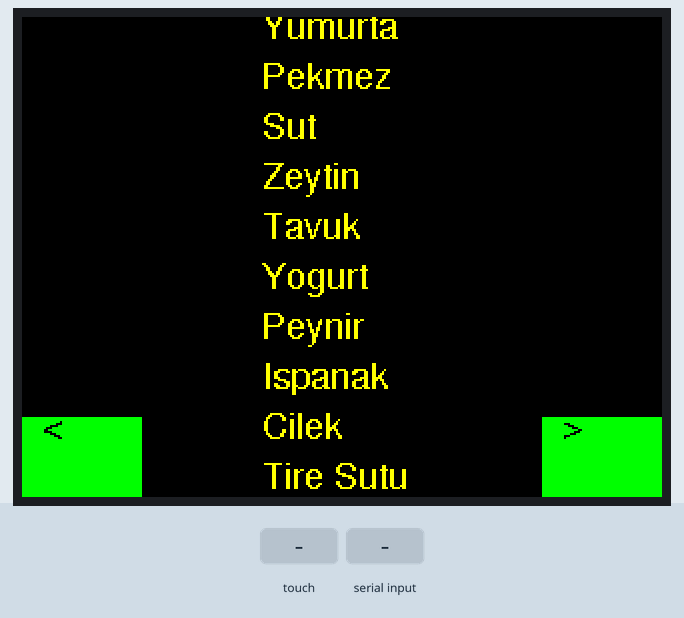
The sketch below on a simulated Arduino Uno, built with avr-gcc and run on an emulated ATmega328P. On the bench: 320×240 colour display. The inputs (shaded band) are chosen by the test bench. What the sketch prints to the serial monitor is not drawn.

Above: at 1.4 s.
1.5 s: touch panel pressed at 13 % / 10 % of its raw x / y range
At 2.8 s:
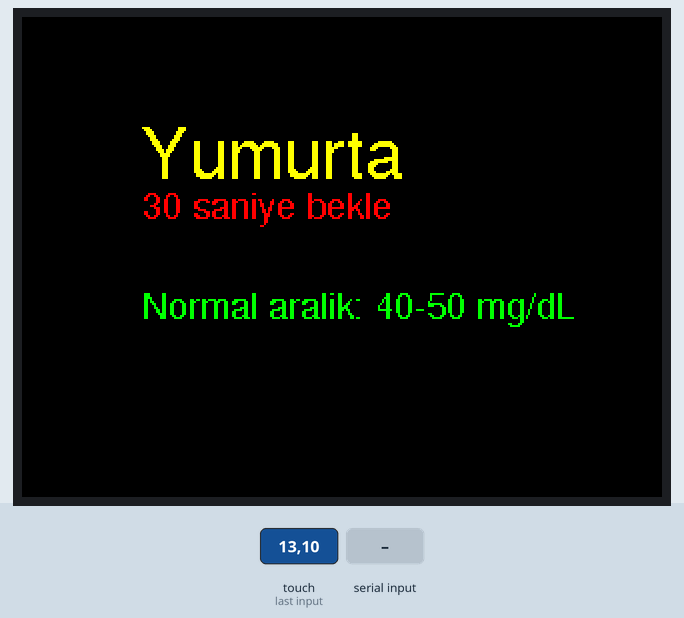
3.4 s: "1" received over the second serial link
Timing chart, 0 to 6.4 s (numbered marks = the images above; inputs shaded):
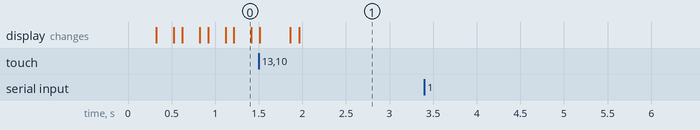

Measured:
- after the input at 3.4 s, every drawn part: stays the same

The sketch:

tftandco2sensor.ino
```cpp
//CO2 sensörü kütüphaneleri
// AN-126 Demo of K-30 using Software Serial
#include <SoftwareSerial.h>
/*
 Basic Arduino example for K-Series sensor
 Created by Jason Berger
 Co2meter.com
*/
#include "SoftwareSerial.h"

// touch-screen kütüphaneleri!
#include <Adafruit_ST7789.h>
#include <Fonts/FreeSans9pt7b.h>
#include <Fonts/FreeSans12pt7b.h>
#include <Fonts/FreeSans18pt7b.h>
#include <XPT2046_Touchscreen.h>
#include <SPI.h>

#define Arial_24 &FreeSans9pt7b
#define Arial_48 &FreeSans12pt7b
#define Arial_60 &FreeSans18pt7b
#define ILI9341_BLACK  0x0000
#define ILI9341_RED    0xF800
#define ILI9341_GREEN  0x07E0
#define ILI9341_YELLOW 0xFFE0
#define CS_PIN  4  // Waveshare Touch - Dokunmatik ekran iletişimi için pin
#define TFT_DC  7  // Waveshare - Ekran ile Kod arasındaki iletişim
#define TFT_CS 10  // Waveshare - Ekran ile Kod arasındaki iletişim
#define TFT_BL  9   // Waveshare backlight - Ekran ile Kod arasındaki iletişim
// MOSI=11, MISO=12, SCK=13
#define TIRQ_PIN  2

XPT2046_Touchscreen ts(CS_PIN);
Adafruit_ST7789 tft(TFT_CS, TFT_DC, TFT_BL);

//Malzeme listesi
const char* items[] = { "Yumurta", "Pekmez", "Sut", "Zeytin", "Tavuk", "Yogurt", "Peynir", "Ispanak", "Cilek", "Tire Sutu" };

//Normal aralık listesi
const char* normalRanges[] = { "40-50 mg/dL", "100-200 mg/dL", "70-100 mg/dL", "40-60 mg/dL", "50-60 mg/dL", "90-150 mg/dL", "30-50 mg/dL", "20-30 mg/dL", "30-40 mg/dL", "60-80 mg/dL" };

//Anlık item indeksi
int currentItemIndex = 0; //ilk indeksi belirttik

//İtem Listesi için bayrak koyalım
bool itemListShown = true;

//koordinat hesaplayacağız.
int startX, startY, endX, endY;

//Buton boyutlarını ayarlayalım
int buttonWidth = 60;
int buttonHeight = 40;

//Buton koordinatlarını belirtelim
int nextButtonX, nextButtonY;
int backButtonX, backButtonY;

//CO2 sensörü için gerekli tanımlamaları yapalım.
SoftwareSerial K_30_Serial(11,12); //Sets up a virtual serial port - TX ve RX pinleridir. boş kalan herhangi bir dijital pine yerleştirilebilirler.
//SoftwareSerial K_30_Serial(12,13); //Sets up a virtual serial port
 //Using pin 12 for Rx and pin 13 for Tx
byte readCO2[] = {0xFE, 0X44, 0X00, 0X08, 0X02, 0X9F, 0X25}; //Command packet to read Co2 (see app note) - CO2 i okumak için gerekli olan ama anlamadığım değerler
byte response[] = {0,0,0,0,0,0,0}; //create an array to store the response - sensöre bunun ile istek atacağız
//multiplier for value. default is 1. set to 3 for K-30 3% and 10 for K-33 ICB
int valMultiplier = 1;


void setup() {
  Serial.begin(9600);
  tft.init(240, 320, SPI_MODE0); //TFT ekranı SPI_MODE0 protokolü ile başlattık
  tft.setRotation(1); //ekranı 90 derece döndürdük istediğimiz yönde kullanabiliriz.
  tft.fillScreen(ILI9341_BLACK); //TFT ekranın arka planını full siyah yaptık
  ts.begin(); //TFT Ekrandan ayrıyetten dokunmatiğini de aktif ettik.
  ts.setRotation(1); //TFT Ekrandan ayrıyetten dokunmatiğini de istediğimiz yönde kullanabiliriz
  while (!Serial && (millis() <= 1000)); //Ekranın seri haberleşmesi döngüsünü başlattık.  1 saniyede kendini yenileyecek.

  //Buton koordinatlarını belirttik.
  nextButtonX = tft.width() - buttonWidth;
  nextButtonY = tft.height() - buttonHeight;
  backButtonX = 0;
  backButtonY = tft.height() - buttonHeight;

  //CO2 sensörü için gerekli setupları burada kuralım. -Bu kod ile aşağıda Serial Monitor de görüntüleyebileceğiz.
  K_30_Serial.begin(9600); //Opens the virtual serial port with a baud of 9600
  Serial.println(" Demo of AN-126 Software Serial and K-40 Sensor");
}

//Co2 sensörün çalışması için bazı fonksiyon tanımlamaları yapalım. DİKKAT! CO2 SENSÖRÜ KILAVUZU OKUMALISIN DOĞRU SONUÇ İÇİN
void sendRequest(byte packet[])
{
 while(!K_30_Serial.available()) //keep sending request until we start to get a response
 {
  Serial.println("waiting for Software.serial port availability");
 K_30_Serial.write(readCO2,7);
 delay(3000);
 }
 int timeout=0; //set a timeout counter
 while(K_30_Serial.available() < 7 ) //Wait to get a 7 byte response
 {
 timeout++;
 if(timeout > 10) //if it takes too long there was probably an error
 {
 while(K_30_Serial.available()) //flush whatever we have
 K_30_Serial.read();
 break; //exit and try again
 }
 delay(50);
 }
 for (int i=0; i < 7; i++)
 {
 response[i] = K_30_Serial.read();
 }
}
unsigned long getValue(byte packet[])
{
 int high = packet[3]; //high byte for value is 4th byte in packet in the packet
 int low = packet[4]; //low byte for value is 5th byte in the packet
 unsigned long val = high*256 + low; //Combine high byte and low byte with this formula to get value
 return val* valMultiplier;
}


void loop() {
  // Check if the screen is touched
  if (ts.touched()) { //dokunuş algılarsa if'in içine gir.
    // Get touch coordinates
    TS_Point p = ts.getPoint(); //TSPoint fonksiyonu için p değişkeni atadım. dokunulan noktanın koordinatını aldım.
    startX = p.x; //Dokununca ilk x kooordinatını aldık
    startY = p.y; //Dokununca ilk y koordinatını aldık.

    // Wait for the touch to be released before processing
    while (ts.touched()) { //eğer dokunmatik ekrana dokunmaya devam edersem, elimi nereye kaydırırsam orayı algılasın diye döngüye alarak son x ve y koordinatlarını alıyorum.
      p = ts.getPoint(); //yeniden p için değerler aldık
      endX = p.x; //son koordinatların x ve y sini hesapladık
      endY = p.y;
    }

    // Determine if a swipe gesture occurred (horizontal swipe)
    int deltaX = endX - startX; // yatay yöndeki değişimi hesapladık.
    int deltaY = endY - startY; //dikey yöndeki değişimi hesapladık.

    if (abs(deltaX) > abs(deltaY)) {  //yatay yöndeki değişim > dikey yöndeki değişim ise if içerisine gir.

      if (deltaX > 0) { // yatay kaydırma pozitif yönde ise bu koşula gir.

        currentItemIndex = (currentItemIndex + 1) % 10; // eğer sağa kaydırırsan kaçıncı itemde olursan ol bir sonraki iteme atacak. Aslında buton varken buna gerek yok ama olsun, iki adet olsun, bizim olsun.
      } else { // yatay kaydırma negatif yönde ise bu koşula gir.

        currentItemIndex = (currentItemIndex - 1 + 10) % 10; // Rotate between 0-9 //yukarıda 8'den dokuza gidiyorsak burada 9'dan 8 e gideriz
      }
    }

    itemListShown = false; //liste bayrağını işaretledik, listeyi gösterme dedik.
  }

  if (itemListShown) { //Liste görünürken ekran ayarlarını yapalım. - true yazmıyorum çünkü zaten yukarıda true olarak varsayılan bool atadık.
    // Display the item list
    tft.fillScreen(ILI9341_BLACK);
    tft.setTextColor(ILI9341_YELLOW);
    tft.setFont(Arial_24); //Font ve renkler ihtiyaca göre rahatlıkla değiştirilebilir. Ama arka plan rengin dikkat edilmeli yoksa yazılar görünmez.

    for (int i = 0; i < 10; i++) {
      tft.setCursor(120, 10 + i * 25);
      tft.print(items[i]);
    }

//İleri ve geri butonlarının yerini belirlemek için aşağıdaki kodlar kullanılır. Aslında yukarıdaki fonksiyon sonrası gereksiz ama olsun yine de bulunsun. istenilirse yorum satırı yapılır.
    tft.fillRect(nextButtonX, nextButtonY, buttonWidth, buttonHeight, ILI9341_GREEN);
    tft.setTextColor(ILI9341_BLACK);
    tft.setFont(Arial_24);
    tft.setCursor(nextButtonX + 10, nextButtonY + 10);
    tft.print(">");

    // Draw "Geri" butonunu sol alt köşede çiz
    tft.fillRect(backButtonX, backButtonY, buttonWidth, buttonHeight, ILI9341_GREEN); //ön yüzünü ayarladık.
    tft.setTextColor(ILI9341_BLACK);
    tft.setFont(Arial_24);
    tft.setCursor(backButtonX + 10, backButtonY + 10); //düğme içine yazılacak metnin nereye konumlanacağına buradan karar vereyim
    tft.print("<"); //şeklini belirttim. Şekil değiştirilebilir.
  } else { //Liste ekranı değilde Normal Aralığın yazılı olduğu ekrana gelince ekranın nasıl olacağını belirleyelim.

    tft.fillScreen(ILI9341_BLACK);

    tft.setTextColor(ILI9341_YELLOW);
    tft.setFont(Arial_60);
    tft.setCursor(60, 80);
    tft.print(items[currentItemIndex]); //hangi index onu yazalım önce. Gereksiz ama zevk işte.

    tft.setTextColor(ILI9341_GREEN);
    tft.setFont(Arial_24);
    tft.setCursor(60, 150);
    tft.print("Normal aralik: ");
    tft.print(normalRanges[currentItemIndex]);


    //Co2 için ayarlama
    tft.setTextColor(ILI9341_RED);
    tft.setFont(Arial_24);
    tft.setCursor(60, 100);
    tft.print("30 saniye bekle");

    sendRequest(readCO2);
    unsigned long valCO2_atmosphere = getValue(response);
    Serial.print("Atmosphere's Co2 ppm = ");
    Serial.println(valCO2_atmosphere);
    delay(5000);
    sendRequest(readCO2);
    unsigned long valCO2_food = getValue(response);
    Serial.print("Food's CO2 ppm =  ");
    Serial.println(valCO2_food);
    delay(15000);
    Serial.print("Bozulma durumu ppm farkı= ");
    Serial.println(valCO2_food - valCO2_atmosphere);

    // Ekstra yazıyı ekleyin
    tft.setCursor(60, 200);
    tft.setTextColor(ILI9341_RED); // Renk seçimi
    tft.setFont(Arial_24);
    tft.print("Olculen ppm farkı:  ");
    tft.print(valCO2_food - valCO2_atmosphere);
    // Burada ölçülen değeri eklemek için uygun bir değeri tft.print ile yazdırralım.
  }
  delay(200);
}
```
